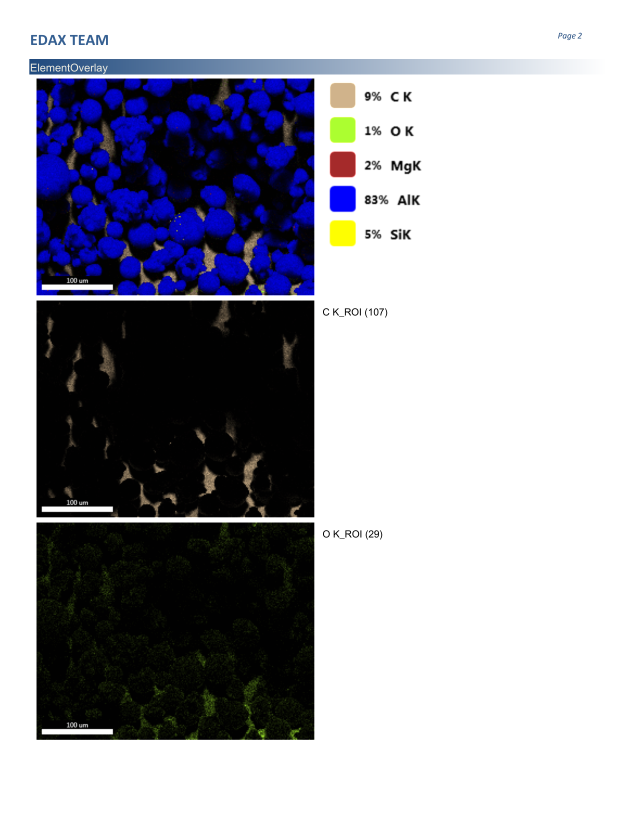
#> input picture figures/eds-reports/AlSi10Mg-40-Micron-Mapping-page-2.png, 1275 x 1650 px (shown at 1/2 size)
$ python render_eds_map_tile.py
#> lines starting #> are read from the running program, lines starting #| are printed output that depends on the picture
"""Build EDS 2x2 map tile + pqc_combo (SEM LHS + 2x2 EDS RHS).

Crops Element Overlay (page 2) and Mg/Al/Si K maps (page 3) from the
AlSi10Mg-40-Micron-Mapping report, tiles 2x2 with element labels, and
composites with the SEM image to produce pqc_combo.png.
"""
from pathlib import Path
from PIL import Image, ImageDraw, ImageFont

ROOT = Path(__file__).resolve().parents[2]
EDS = ROOT / "figures" / "eds-reports"
SEM = ROOT / "figures" / "sem" / "AlSi10Mg_40um_SEM_hires.png"
OUT_DIR = ROOT / "figures" / "dag-thumbnails"
TILE_OUT = OUT_DIR / "eds_maps_2x2.png"
COMBO_OUT = OUT_DIR / "pqc_combo.png"

CELL = 480
LABEL_H = 0  # label burned into image instead of separate row

def crop_panel(img, box):
    return img.crop(box).resize((CELL, CELL), Image.LANCZOS)

def label(img, text, font):
    draw = ImageDraw.Draw(img, "RGBA")
    pad = 8
    bbox = draw.textbbox((0, 0), text, font=font)
    tw, th = bbox[2] - bbox[0], bbox[3] - bbox[1]
    box = [pad, pad, pad + tw + 12, pad + th + 8]
    draw.rectangle(box, fill=(255, 255, 255, 220))
    draw.text((pad + 6, pad + 2), text, fill=(0, 0, 0, 255), font=font)

def main():
    p2 = Image.open(EDS / "AlSi10Mg-40-Micron-Mapping-page-2.png").convert("RGB")
#> p2 is the input picture: PIL image 1275x1650 RGB; mean R, G, B 166.9, 167.2, 176.6
    p3 = Image.open(EDS / "AlSi10Mg-40-Micron-Mapping-page-3.png").convert("RGB")
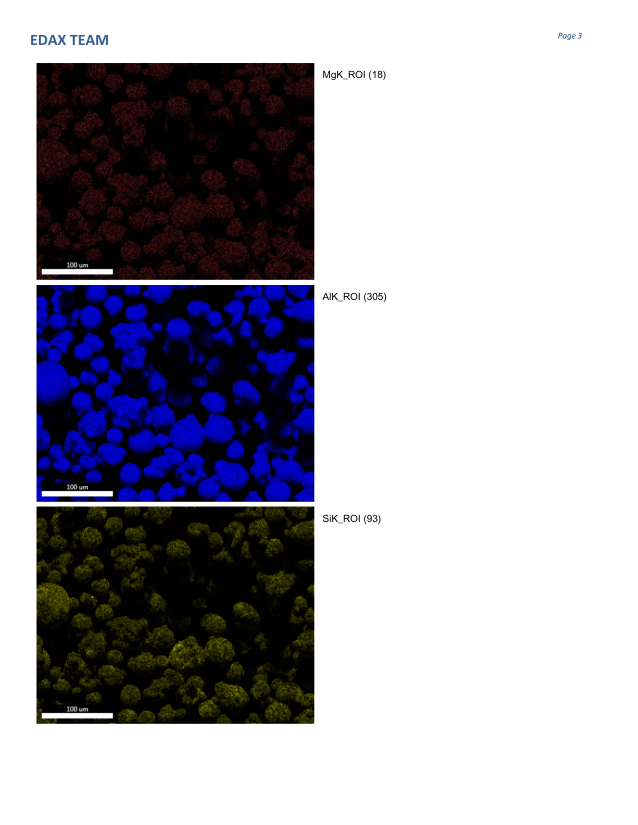
#> input picture figures/eds-reports/AlSi10Mg-40-Micron-Mapping-page-3.png, 1275 x 1650 px (shown at 1/2 size)
#> p3 is the input picture: PIL image 1275x1650 RGB; mean R, G, B 171.6, 170.1, 178.5
    overlay = crop_panel(p2, (85, 157, 635, 591))
    mg      = crop_panel(p3, (85, 126, 635, 560))
#> call 2 of crop_panel, with box = (85, 126, 635, 560)
#> in crop_panel (call 2), `return img.crop(box).resize((CELL, CELL), Image.LANCZOS)`:
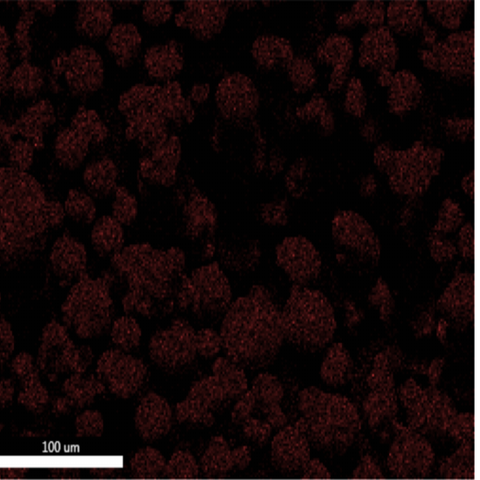
#> returned value: PIL image 480x480 RGB; mean R, G, B 21.8, 9.2, 9.2
    al      = crop_panel(p3, (85, 570, 635, 1004))
#> call 3 of crop_panel, with box = (85, 570, 635, 1004)
#> in crop_panel (call 3), `return img.crop(box).resize((CELL, CELL), Image.LANCZOS)`:
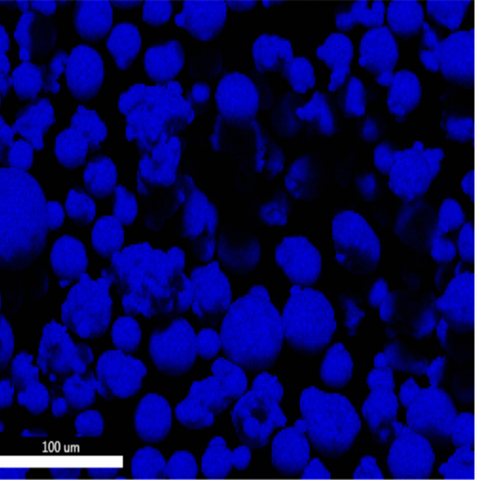
#> returned value: PIL image 480x480 RGB; mean R, G, B 5.8, 5.8, 92.1
    si      = crop_panel(p3, (85, 1013, 635, 1447))
#> call 4 of crop_panel, with box = (85, 1013, 635, 1447)
#> in crop_panel (call 4), `return img.crop(box).resize((CELL, CELL), Image.LANCZOS)`:
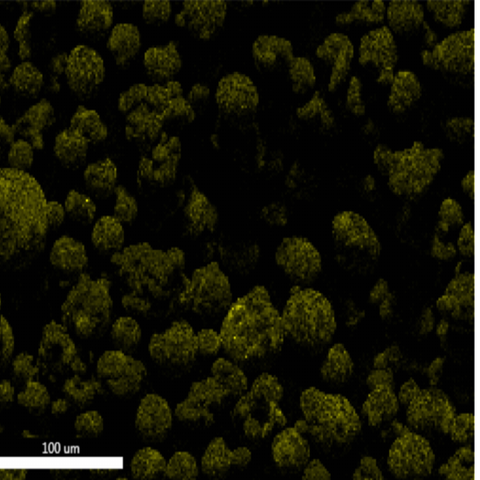
#> returned value: PIL image 480x480 RGB; mean R, G, B 20.9, 20.9, 5.7

    try:
        font = ImageFont.truetype("/usr/share/fonts/truetype/dejavu/DejaVuSans-Bold.ttf", 32)
    except OSError:
        font = ImageFont.load_default()

    label(overlay, "Overlay", font)
#> in label, `bbox = draw.textbbox((0, 0), text, font=font)`: bbox = (0, 6, 138, 37)
#> in label, `tw, th = bbox[2] - bbox[0], bbox[3] - bbox[1]`: tw = 138; th = 31
#> in label, `box = [pad, pad, pad + tw + 12, pad + th + 8]`: box = [8, 8, 158, 47]
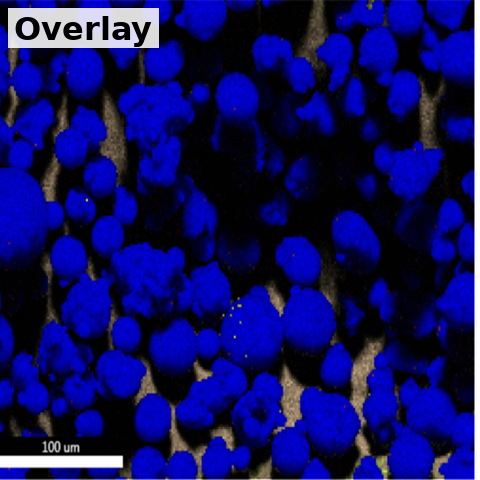
#> overlay: PIL image 480x480 RGB; mean R, G, B 15.7, 14.8, 98.2
    label(al, "Al K", font)
    label(si, "Si K", font)
    label(mg, "Mg K", font)

    GAP = 8
    tile = Image.new("RGB", (2 * CELL + GAP, 2 * CELL + GAP), (255, 255, 255))
#> tile: PIL image 968x968 RGB; every value is 255
    tile.paste(overlay, (0, 0))
    tile.paste(al, (CELL + GAP, 0))
    tile.paste(si, (0, CELL + GAP))
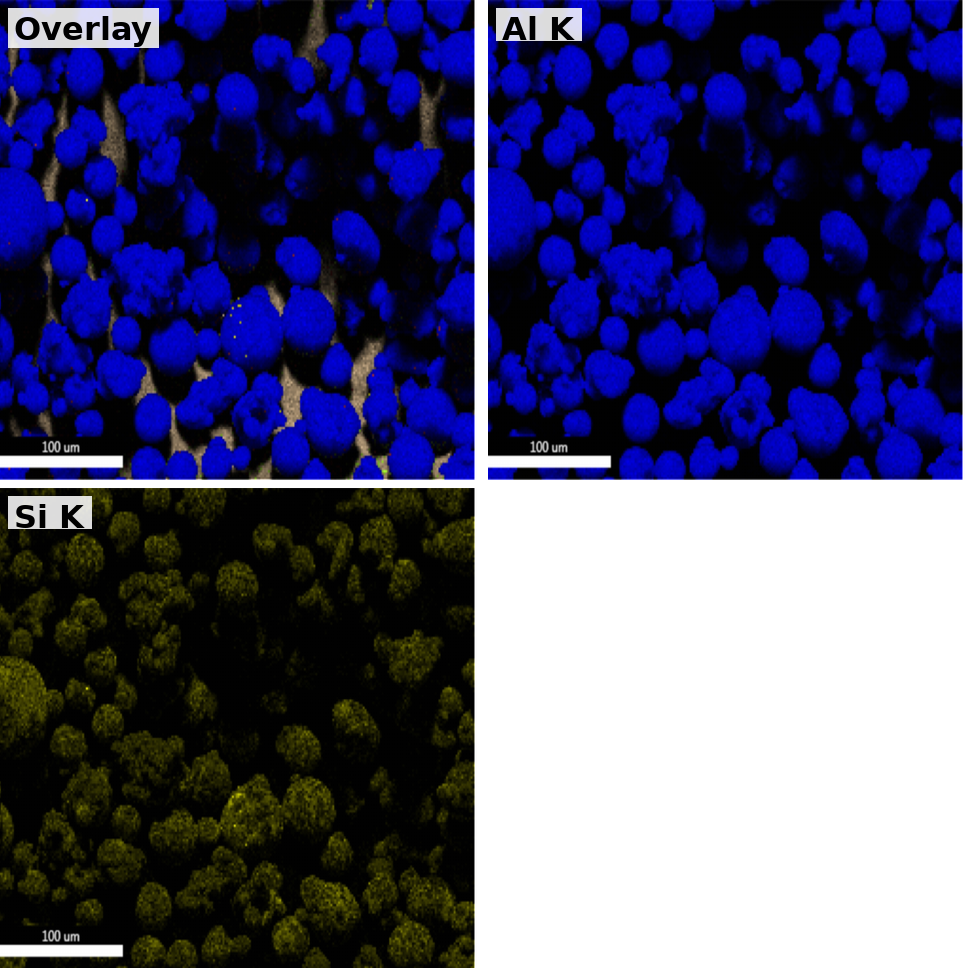
#> tile: PIL image 968x968 RGB; mean R, G, B 78.3, 78.1, 115.9
    tile.paste(mg, (CELL + GAP, CELL + GAP))
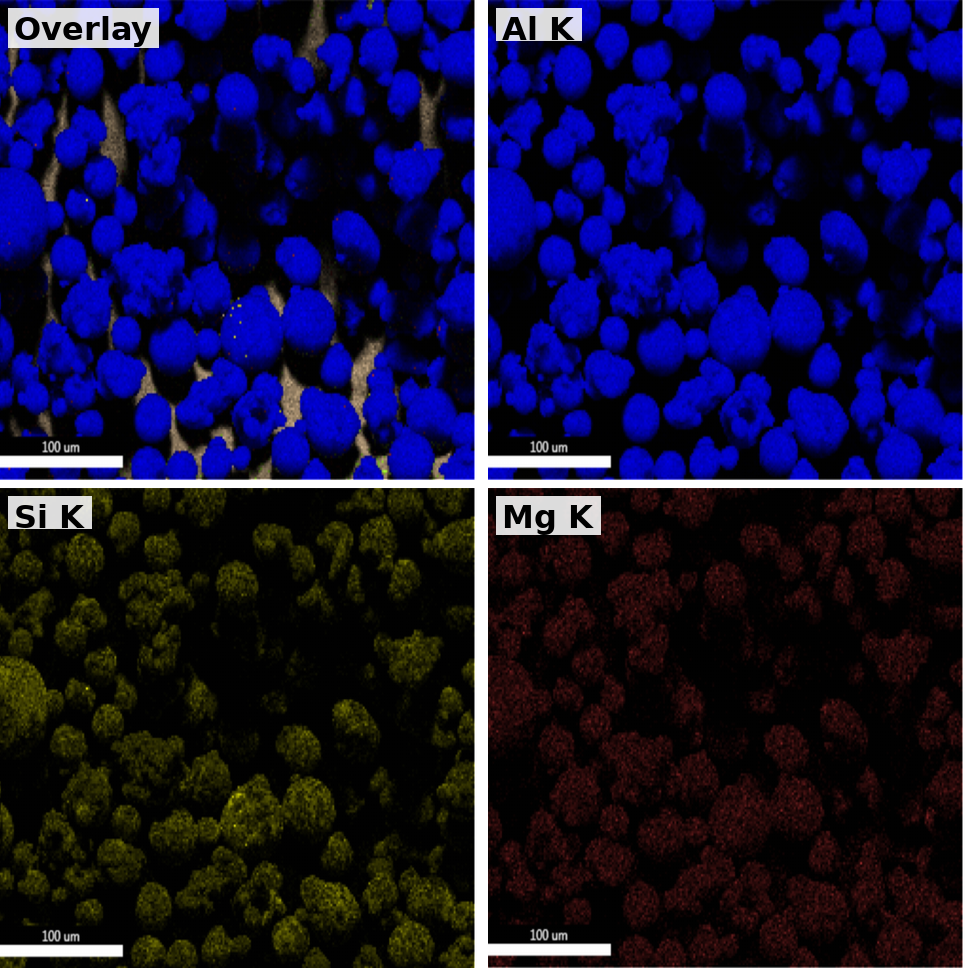
#> tile: PIL image 968x968 RGB; mean R, G, B 21.6, 18.3, 56.2
    tile.save(TILE_OUT, dpi=(300, 300))
    print("Wrote", TILE_OUT, tile.size)
#| Wrote figures/dag-thumbnails/eds_maps_2x2.png (968, 968)

    # ---- pqc_combo: SEM LHS + 2x2 tile RHS, equal H -------------------------
    H = 720
#> (the run stopped early here; a loop or call above may not have finished)
